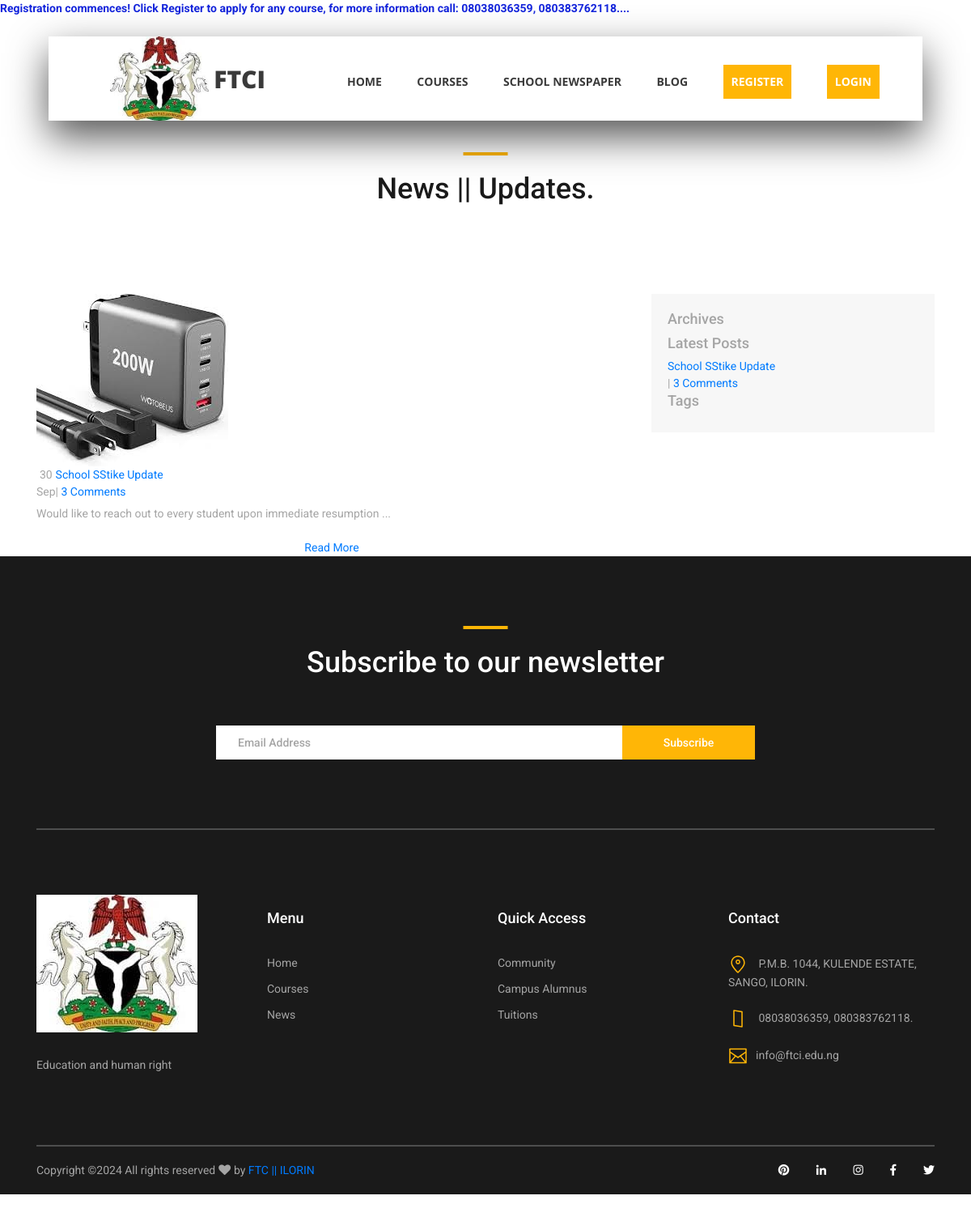
Page /news/ on the committed database.
### main/models.py (models this page shows)
class News(models.Model):
    title = models.CharField(max_length=200)
    content = models.TextField()
    date_posted = models.DateTimeField(auto_now_add=True)
    image = models.ImageField(upload_to='News/', null=True, blank=True)

### main/views.py (the view)
# urls.py: path('news/', NewsListView.as_view(), name='news'),
class NewsListView(ListView):
    model = News
    template_name = 'news.html'
    context_object_name = 'news'

### main/templates/news.html (shortened to what this page needs)
{% extends "base.html" %}
{% load static %}
{% block content %}
<div style="margin-top:50px;" class="popular page_section">
		<div class="news">
			<div class="container">
			<div class="row">
				<div class="col">
					<div class="section_title text-center">
						<h1>News ||  Updates.</h1>
					</div>
				</div>
			</div>
			<div class="row" style="margin-top:100px;">
				<div class="col-lg-8">
					<div class="news_posts">
						{% for news in news %}
							<div class="news_post">
								<div class="news_post_image">
									{% if news.image %}
										<img src="{{ news.image.url }}" alt="{{ news.title }}">
									{% endif %}
								</div>
								<div class="news_post_top d-flex flex-column flex-sm-row">
									<div class="news_post_date_container">
										<div class="news_post_date d-flex flex-column align-items-center justify-content-center">
											<div>{{ news.date_posted|date:"d" }}</div>
											<div>{{ news.date_posted|date:"M" }}</div>
										</div>
									</div>
									<div class="news_post_title_container">
										<div class="news_post_title">
											<a href="#">{{ news.title }}</a>
										</div>
										<div class="news_post_meta">
											<span>|</span>
											<span class="news_post_comments"><a href="#">3 Comments</a></span>
										</div>
									</div>
								</div>
								<div class="news_post_text">
									<p>{{ news.content }}</p>
								</div>
								<div class="news_post_button text-center trans_200">
									<a href="#">Read More</a>
								</div>
							</div>
						{% empty %}
							<p>No news available.</p>
						{% endfor %}
					</div>
				</div>
				<div class="col-lg-4">
					<div class="sidebar">
						<div class="sidebar_section">
							<h3>Archives</h3>
						</div>
						<div class="sidebar_section">
							<h3>Latest Posts</h3>
							<div class="latest_posts">
								{% for latest in news %}
									<div class="latest_post">
										<div class="latest_post_title"><a href="#">{{ latest.title }}</a></div>
										<div class="latest_post_meta">
											<span>|</span>
											<span class="latest_post_comments"><a href="#">3 Comments</a></span>
										</div>
									</div>
								{% endfor %}
							</div>
						</div>
						<div class="sidebar_section">
							<h3>Tags</h3>
						</div>
					</div>
				</div>
			</div>
		</div>
	</div>
{% endblock content %}

### main/static/styles/main_styles.css (style rules this page uses)
* { margin: 0; padding: 0; -webkit-font-smoothing: antialiased; -webkit-text-shadow: rgba(0,0,0,.01) 0 0 1px; text-shadow: rgba(0,0,0,.01) 0 0 1px; }
body { font-family: 'Roboto', sans-serif; font-size: 14px; font-weight: 400; background: #FFFFFF; color: #a5a5a5; }
div { display: block; position: relative; -webkit-box-sizing: border-box; -moz-box-sizing: border-box; box-sizing: border-box; }
p { font-family: 'Roboto', sans-serif; font-size: 14px; line-height: 2.29; font-weight: 400; color: #a5a5a5; -webkit-font-smoothing: antialiased; -webkit-text-shadow: rgba(0,0,0,.01) 0 0 1px; text-shadow: rgba(0,0,0,.01) 0 0 1px; }
a, a:hover, a:visited, a:active, a:link { text-decoration: none; -webkit-font-smoothing: antialiased; -webkit-text-shadow: rgba(0,0,0,.01) 0 0 1px; text-shadow: rgba(0,0,0,.01) 0 0 1px; }
h1 { font-size: 36px; }
h3 { font-size: 18px; }
h1, h2, h3, h4, h5, h6 { font-family: 'Roboto', sans-serif; -webkit-font-smoothing: antialiased; -webkit-text-shadow: rgba(0,0,0,.01) 0 0 1px; text-shadow: rgba(0,0,0,.01) 0 0 1px; }
.trans_200 { -webkit-transition: all 200ms ease; -moz-transition: all 200ms ease; -ms-transition: all 200ms ease; -o-transition: all 200ms ease; transition: all 200ms ease; }
.page_section { padding-top: 117px; padding-bottom: 117px; }
.section_title h1 { display: block; color: #1a1a1a; font-weight: 500; padding-top: 24px; }
.section_title h1::before { display: block; position: absolute; top: 0; left: 50%; -webkit-transform: translateX(-50%); -moz-transform: translateX(-50%); -ms-transform: translateX(-50%); -o-transform: translateX(-50%); transform: translateX(-50%); width: 55px; height: 4px; content: ''; background: #ffb606; }

### main/static/styles/blog.css (style rules this page uses)
.container { width: 100%; margin: 0 auto }
.sidebar { flex: 0 0 25%; background-color: #f7f7f7; padding: 20px; }

### rows in the picture
News: image (picture), date_posted "30", date_posted "Sep", title "School SStike Update", content "Would like to reach out to every student upon immediate resumption ..."
